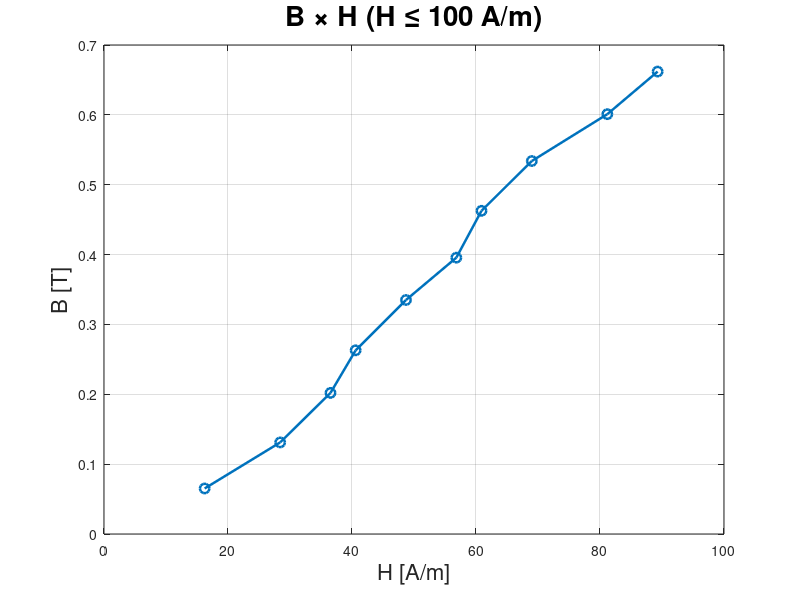

Write the MATLAB code that produced this figure. (Note: this script raises an error after producing the figure.)
clear
clc

V_H = [
    17.1
    34.4
    53.0
    69.0
    87.9
    103.8
    121.4
    140.1
    157.7
    173.7
    192.6
    209
    220
    225
    242
    260];

I_X = [
    0.04
    0.07
    0.09
    0.10
    0.12
    0.14
    0.15
    0.17
    0.20
    0.22
    0.26
    0.31
    0.36
    0.39
    0.47
    0.58];

k1 = 3.811e-3;
k2 = 4.059e2;

B_m = V_H * k1;
H_m = I_X * k2;

% Filtrar apenas pontos com H_m <= 100 A/m
idx = H_m <= 100;
B = B_m(idx);
H = H_m(idx);

% Plotar B x H
figure;
plot(H, B, 'o-', 'LineWidth', 1.8, 'MarkerSize', 7);
grid on
title('B \times H (H \leq 100 A/m)', 'FontSize', 20);
xlabel('H [A/m]', 'FontSize', 16);
ylabel('B [T]', 'FontSize', 16);
ax = gca; ax.FontSize = 14;

% Exibir vetores filtrados
B
H